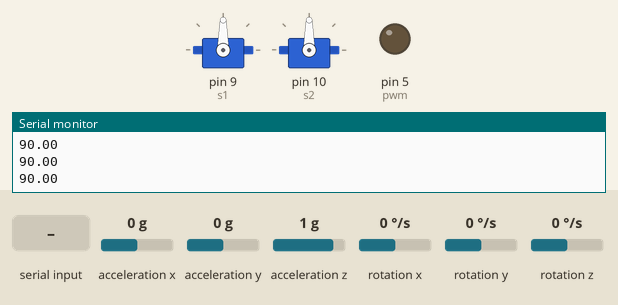
Bench run of a sketch on a simulated Arduino Uno, built with avr-gcc and run on an emulated ATmega328P. Parts: 2 × servo, output pins drawn as LEDs (lit = HIGH), the last lines printed to the serial monitor. The test bench sets the inputs (shaded band); at power-on: acceleration y 0 g, acceleration x 0 g, acceleration z 1 g, rotation x 0 °/s, rotation y 0 °/s, rotation z 0 °/s.

Above: at 3.2 s.
3.3 s: acceleration y set to -1.4 g
At 5.2 s:
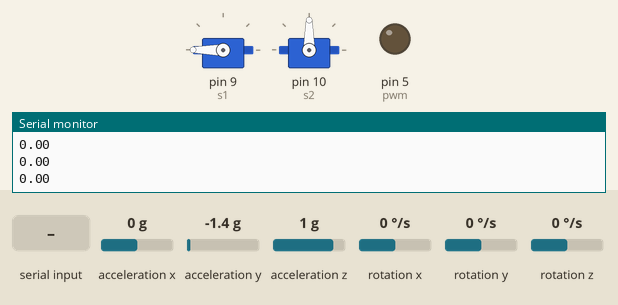
5.5 s: acceleration y set to 1.4 g
At 6.7 s:
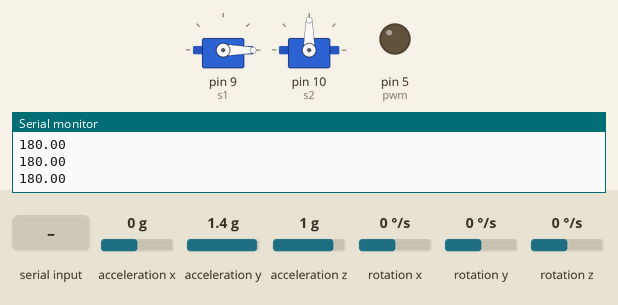
7.4 s: "w\n" received over Serial
At 8.3 s:
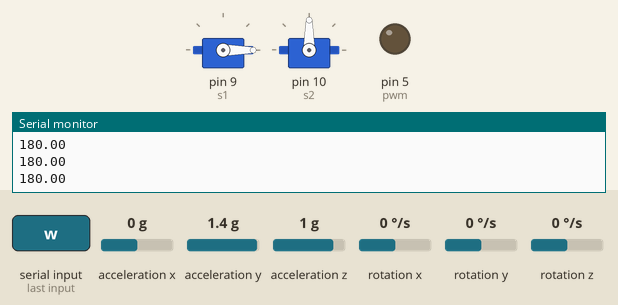
8.9 s: acceleration x set to -1.4 g
At 9.7 s:
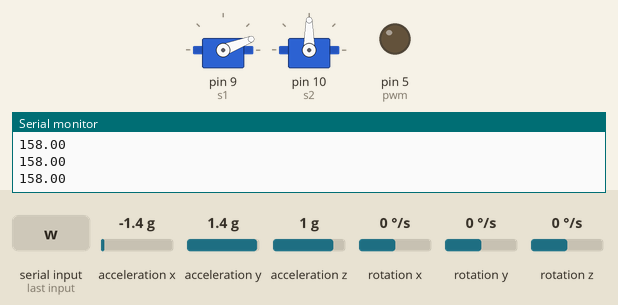
10.8 s: acceleration y set to -0.8 g
At 13.2 s:
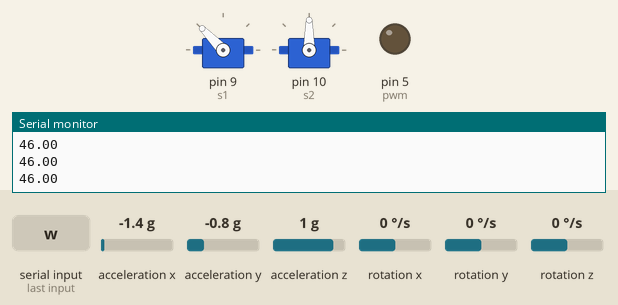
13.8 s: "w\n" received over Serial
At 14.6 s:
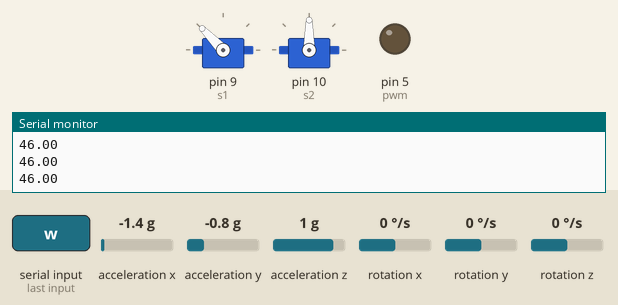
Timing chart, 0 to 16.3 s (numbered marks = the images above; inputs shaded):
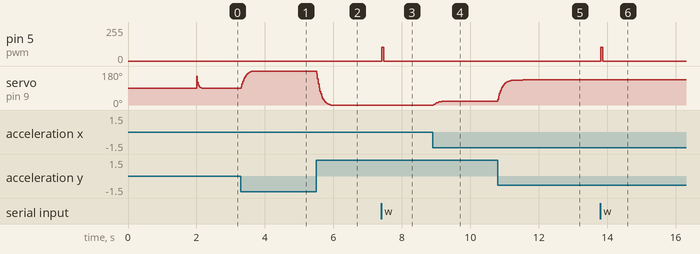

The sketch:

ArduinoCode.ino
```cpp
#include "Servo.h"
#include "Wire.h"
#include <MPU6050_light.h>


MPU6050 mpu(Wire);
unsigned long timer = 0;
unsigned long last_drive_time = 0;  // Timestamp of last 'w' command
bool drive_active = false;
Servo s1;
Servo s2;
int pwm = 5;
int steer_angle = 90;  // default straight


float angle, prev_angle = 0, Kp = 3.5, Ki = 0, Kd = 0.06, integral = 0, derivative = 0, output = 0, dt = 0.01;
float y_now = 0, y_prev = 0, x_now = 0, x_prev = 0;
float alpha = 0.9, alpha1 = 0.7, prev_output = 0;


void drive(){
 analogWrite(pwm, 105);
}


void stopDrive(){
 analogWrite(pwm, 0);
}


void driveSteer() {
 if (Serial.available() > 0) {
   String msg = Serial.readStringUntil('\n');
   msg.trim();  // remove newline and whitespace


   if (msg == "w") {
     drive_active = true;
     last_drive_time = millis();
   } else if (msg == "a") {
     steer_angle = constrain(steer_angle - 3, 0, 180);
     s2.write(steer_angle);
   } else if (msg == "d") {
     steer_angle = constrain(steer_angle + 3, 0, 180);
     s2.write(steer_angle);
   }
}
}


void setup() {
 pinMode(pwm, OUTPUT);
 Serial.begin(9600);
 Wire.begin();
 s1.attach(9);
 s2.attach(10);  // use pin 10 for steering
 s2.write(steer_angle);
 s1.write(90);
  byte status = mpu.begin();
 Serial.print(F("MPU6050 status: "));
 Serial.println(status);
 while(status!=0){ } // stop everything if could not connect to MPU6050
  Serial.println(F("Calculating offsets, do not move MPU6050"));
 delay(1000);
 // mpu.upsideDownMounting = true; // uncomment this line if the MPU6050 is mounted upside-down
 mpu.calcOffsets(); // gyro and accelero
 Serial.println("Done!\n");
}


void loop() {
 mpu.update();
 if ((millis() - timer) > 10) {
   angle = mpu.getAngleX();
   angle = alpha * prev_angle + (1 - alpha) * angle;
   driveSteer();
   // Auto-stop drive if too long since last 'w'
   if (drive_active && millis() - last_drive_time > 50) {
     drive_active = false;
     stopDrive();
   }
   if (drive_active) {
     drive();
   }
   // PID control
   integral += angle * dt;
   derivative = (angle - prev_angle) / dt;
   output = Kp * angle + Kd * derivative;
   output = constrain(output, -180, 180);
   output = map(output, -180, 180, 0, 180);
   output = alpha1 * prev_output + (1 - alpha1) * output;
   s1.write(180 - output);
   Serial.println(output);


   prev_angle = angle;
   prev_output = output;
   timer = millis();
 }
}
```

Measured:
- after the input at 3.3 s, servo on pin 9 (s1): moves from 90° to 180° over 0.72 s, starting at once
- after the input at 5.5 s, servo on pin 9 (s1): moves from 180° to 0° over 0.41 s, starting at once
- after the input at 7.4 s, pin 5 (pwm): 0/255 → 105/255 at once, → 0/255 0.06 s later
- after the input at 8.9 s, servo on pin 9 (s1): moves from 0° to 21° over 0.41 s, starting at once
- after the input at 10.8 s, servo on pin 9 (s1): moves from 21° to 134° over 1.1 s, starting at once
- after the input at 13.8 s, pin 5 (pwm): 0/255 → 105/255 at once, → 0/255 0.06 s later
